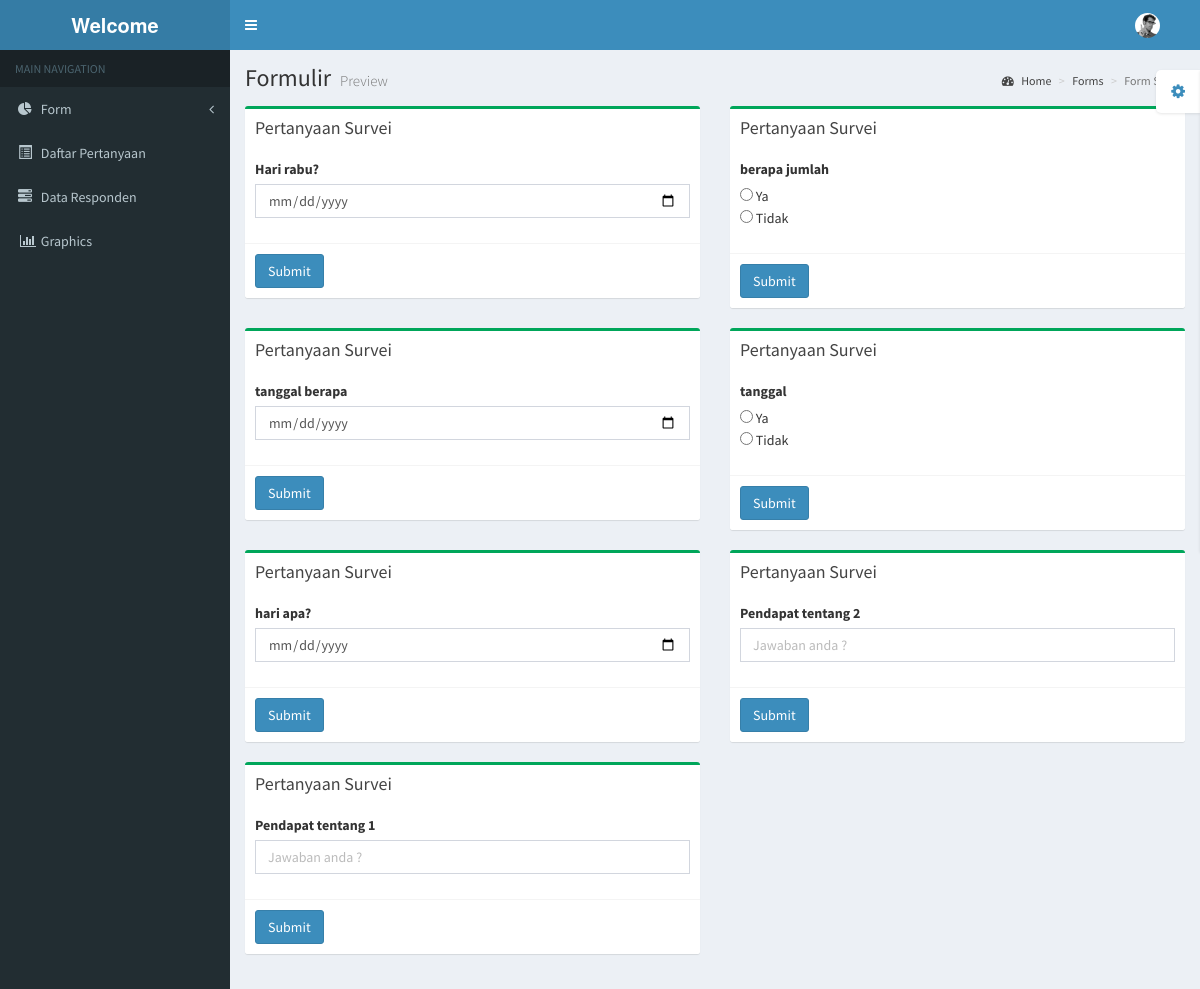
Page /index.php/home/form_survei on the committed database.
### tables this page shows
CREATE TABLE IF NOT EXISTS `pertanyaan_survei` (
`id_pertanyaan_survei` int(11) NOT NULL,
  `pertanyaan_survei` varchar(255) NOT NULL,
  `id_jenis_jawaban` int(11) NOT NULL
);

### application/controllers/home.php (called while the page is built, shortened)
<?php if (!defined('BASEPATH')) exit('No direct script allowed');
class Home extends CI_Controller{
function __construct() {
$this->load->model('form_model');
$this->load->model('question_model');
}
	public function form_survei(){
		$data=array('title'=>'Tutorial','sidebar'=>'layouts/sidebar','content'=>'form_survei','list_question'=>$this->question_model->list_question_survei());
		$this->load->view('layouts/template',$data);
	}
}

### index.php (called while the page is built, shortened)
<?php
require_once BASEPATH.'core/CodeIgniter.php';

### application/models/question_model.php (called while the page is built, shortened)
<?php
class Question_Model extends CI_Model{
function list_question_survei(){
$query=$this->db->query("SELECT * FROM `pertanyaan_survei` a JOIN `jenis_jawaban` b WHERE a.id_jenis_jawaban=b.id_jenis_jawaban ORDER BY id_pertanyaan_survei DESC");
return $query->result();
}
}

### application/views/form_survei.php (the view, shortened to what this page needs)
  <div class="content-wrapper">
    <section class="content-header">
      <h1>
        Formulir
        <small>Preview</small>
      </h1>
      <ol class="breadcrumb">
        <li><a href="<?php echo base_url('home')?>"><i class="fa fa-dashboard"></i> Home</a></li>
        <li><a href="#">Forms</a></li>
        <li class="active">Form Survei</li>
      </ol>
    </section>
    <section class="content">
      <div class="row">
    <?php foreach($list_question as $list_question){?>
    <div class="col-md-6">
<div class="box box-success">
            <div class="box-header">
              <h3 class="box-title">Pertanyaan Survei</h3>
            </div>
            <?php echo form_open('home/submit_form_survei');?>
              <div class="box-body">
            <div class="form-group">
                  <label for="exampleInputEmail1"><?php echo $list_question->pertanyaan_survei?></label>
                <?php
                    if($list_question->id_jenis_jawaban == "1"){
                        echo "<br> ";
                        echo "<input type='radio' name='jawaban' chechked='true' value='1'> Ya <br> " ;
                        echo "<input type='radio' name='jawaban' value='0'> Tidak";
                    }
                    elseif ($list_question->id_jenis_jawaban == "2") {
                      echo "<input type='text' class='form-control' name='jawaban' value='' placeholder='Jawaban anda ?'>";
                    }
                    elseif ($list_question->id_jenis_jawaban == "3") {
                      echo "<input type='date' class='form-control' name='jawaban'>" ;
                    }
                    else{
                      echo "<input type='text' class='form-control' name='jawaban' value='' placeholder='Jawaban anda ?'>";
                    }
                ?>
                </div>
          </div>
              <div class="box-footer">
                <button type="submit" class="btn btn-primary">Submit</button>
              </div>
              </div>
              </div>
           <?php } ?>
      </div>
    </section>
  </div>

### rows in the picture
pertanyaan_survei: pertanyaan_survei "Hari rabu?"
pertanyaan_survei: pertanyaan_survei "berapa jumlah"
pertanyaan_survei: pertanyaan_survei "tanggal berapa"
pertanyaan_survei: pertanyaan_survei "tanggal"
pertanyaan_survei: pertanyaan_survei "hari apa?"
pertanyaan_survei: pertanyaan_survei "Pendapat tentang 2"
pertanyaan_survei: pertanyaan_survei "Pendapat tentang 1"
